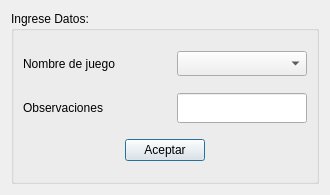
<?xml version="1.0" encoding="UTF-8"?>
<ui version="4.0">
 <class>PrintKitDialog</class>
 <widget class="QDialog" name="PrintKitDialog">
  <property name="geometry">
   <rect>
    <x>0</x>
    <y>0</y>
    <width>330</width>
    <height>195</height>
   </rect>
  </property>
  <property name="minimumSize">
   <size>
    <width>330</width>
    <height>195</height>
   </size>
  </property>
  <property name="maximumSize">
   <size>
    <width>330</width>
    <height>195</height>
   </size>
  </property>
  <property name="windowTitle">
   <string>Imprimir Etiqueta de Kit</string>
  </property>
  <property name="modal">
   <bool>true</bool>
  </property>
  <layout class="QGridLayout" name="gridLayout">
   <item row="0" column="0">
    <widget class="QGroupBox" name="groupBox">
     <property name="title">
      <string>Ingrese Datos:</string>
     </property>
     <layout class="QGridLayout" name="gridLayout_2">
      <item row="0" column="0">
       <spacer name="verticalSpacer_2">
        <property name="orientation">
         <enum>Qt::Vertical</enum>
        </property>
        <property name="sizeHint" stdset="0">
         <size>
          <width>20</width>
          <height>1</height>
         </size>
        </property>
       </spacer>
      </item>
      <item row="1" column="0">
       <layout class="QHBoxLayout" name="horizontalLayout">
        <item>
         <widget class="QLabel" name="label_2">
          <property name="text">
           <string>Nombre de juego</string>
          </property>
         </widget>
        </item>
        <item>
         <spacer name="horizontalSpacer">
          <property name="orientation">
           <enum>Qt::Horizontal</enum>
          </property>
          <property name="sizeHint" stdset="0">
           <size>
            <width>18</width>
            <height>20</height>
           </size>
          </property>
         </spacer>
        </item>
        <item>
         <widget class="QComboBox" name="comboBoxGameName">
          <property name="minimumSize">
           <size>
            <width>130</width>
            <height>25</height>
           </size>
          </property>
          <property name="maximumSize">
           <size>
            <width>130</width>
            <height>25</height>
           </size>
          </property>
         </widget>
        </item>
       </layout>
      </item>
      <item row="2" column="0">
       <spacer name="verticalSpacer_3">
        <property name="orientation">
         <enum>Qt::Vertical</enum>
        </property>
        <property name="sizeHint" stdset="0">
         <size>
          <width>20</width>
          <height>0</height>
         </size>
        </property>
       </spacer>
      </item>
      <item row="3" column="0">
       <layout class="QHBoxLayout" name="horizontalLayout_2">
        <item>
         <widget class="QLabel" name="label">
          <property name="text">
           <string>Observaciones</string>
          </property>
         </widget>
        </item>
        <item>
         <spacer name="horizontalSpacer_2">
          <property name="orientation">
           <enum>Qt::Horizontal</enum>
          </property>
          <property name="sizeHint" stdset="0">
           <size>
            <width>17</width>
            <height>20</height>
           </size>
          </property>
         </spacer>
        </item>
        <item>
         <widget class="QLineEdit" name="lineEditDetails">
          <property name="minimumSize">
           <size>
            <width>130</width>
            <height>30</height>
           </size>
          </property>
          <property name="maximumSize">
           <size>
            <width>130</width>
            <height>30</height>
           </size>
          </property>
          <property name="maxLength">
           <number>28</number>
          </property>
         </widget>
        </item>
       </layout>
      </item>
      <item row="4" column="0">
       <spacer name="verticalSpacer">
        <property name="orientation">
         <enum>Qt::Vertical</enum>
        </property>
        <property name="sizeHint" stdset="0">
         <size>
          <width>20</width>
          <height>1</height>
         </size>
        </property>
       </spacer>
      </item>
      <item row="5" column="0">
       <layout class="QHBoxLayout" name="horizontalLayout_3">
        <item>
         <spacer name="horizontalSpacer_3">
          <property name="orientation">
           <enum>Qt::Horizontal</enum>
          </property>
          <property name="sizeHint" stdset="0">
           <size>
            <width>40</width>
            <height>20</height>
           </size>
          </property>
         </spacer>
        </item>
        <item>
         <widget class="QPushButton" name="pushButtonOk">
          <property name="text">
           <string>Aceptar</string>
          </property>
         </widget>
        </item>
        <item>
         <spacer name="horizontalSpacer_4">
          <property name="orientation">
           <enum>Qt::Horizontal</enum>
          </property>
          <property name="sizeHint" stdset="0">
           <size>
            <width>40</width>
            <height>20</height>
           </size>
          </property>
         </spacer>
        </item>
       </layout>
      </item>
      <item row="6" column="0">
       <spacer name="verticalSpacer_4">
        <property name="orientation">
         <enum>Qt::Vertical</enum>
        </property>
        <property name="sizeHint" stdset="0">
         <size>
          <width>20</width>
          <height>1</height>
         </size>
        </property>
       </spacer>
      </item>
     </layout>
    </widget>
   </item>
  </layout>
 </widget>
 <resources/>
 <connections/>
</ui>
